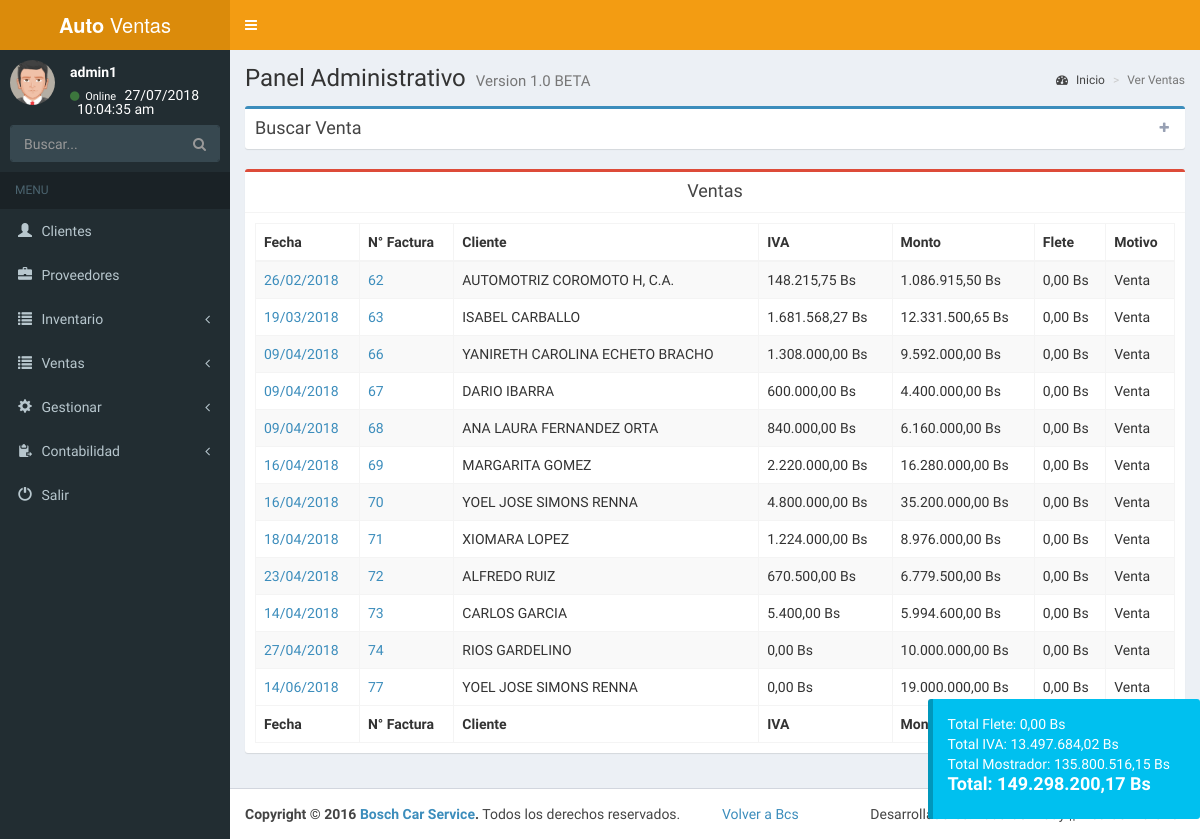
The app's page /admin/ver_facturar.php (signed in), older data.
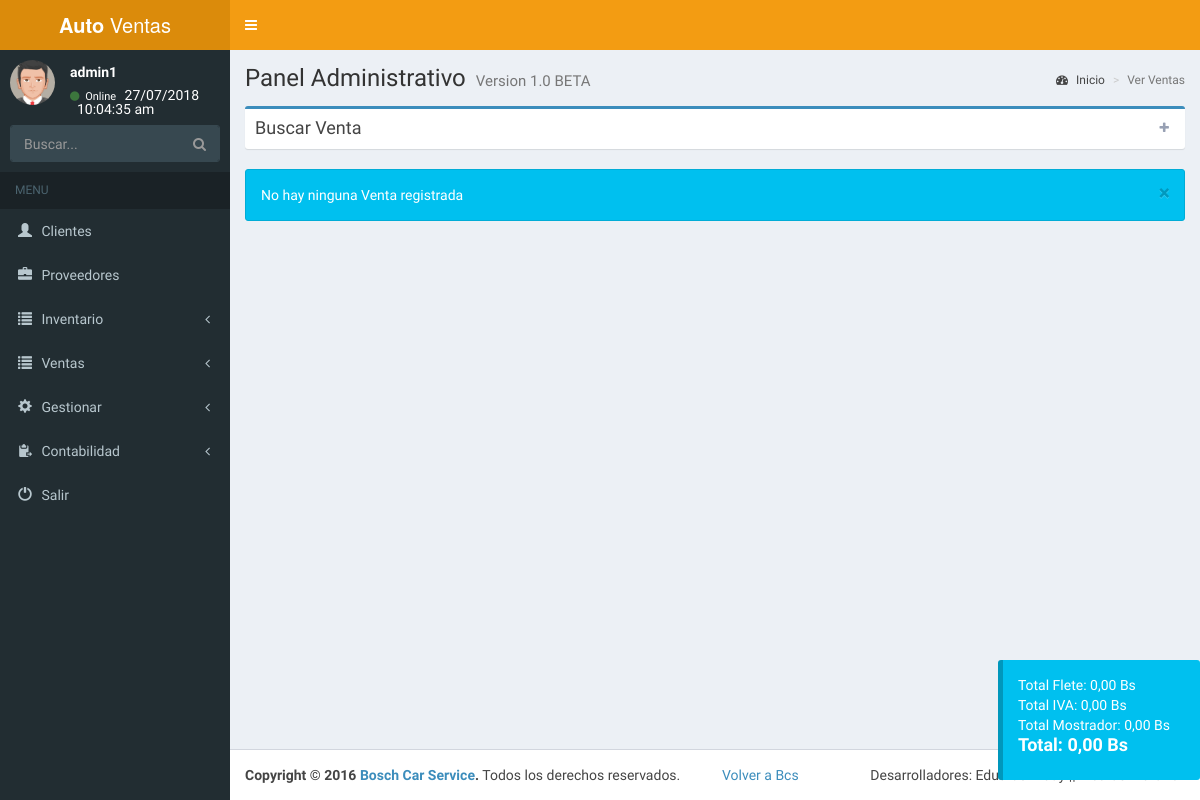
The same page, newer data.
### tables this page shows
CREATE TABLE `factura` (
  `id_factura` int(11) NOT NULL,
  `id_cliente` int(11) NOT NULL,
  `fecha` date NOT NULL,
  `iva` varchar(5) NOT NULL,
  `flete` varchar(30) NOT NULL,
  `ml` int(11) NOT NULL,
  `habilitado` int(11) NOT NULL,
  `imp` int(11) NOT NULL
);

CREATE TABLE `cliente` (
  `id_cliente` int(11) NOT NULL,
  `id_tipo` int(11) NOT NULL,
  `dni` varchar(10) NOT NULL,
  `nombre` varchar(100) NOT NULL,
  `telf` varchar(15) NOT NULL,
  `direccion` varchar(100) NOT NULL,
  `correo` varchar(50) NOT NULL,
  `images` longtext NOT NULL,
  `habilitado` int(11) NOT NULL
);

CREATE TABLE `detalle_factura` (
  `id_detalle` int(11) NOT NULL,
  `id_factura` int(11) NOT NULL,
  `id_pieza` int(11) NOT NULL,
  `cantidad` int(11) NOT NULL,
  `monto` varchar(140) NOT NULL
);

### admin/ver_facturar.php (the view, shortened to what this page needs)
<?php include("menu.php");
?>
  <link rel="stylesheet" href="plugins/daterangepicker/daterangepicker.css">
  <div class="content-wrapper">
    <section class="content-header">
      <h1>
        Panel Administrativo
        <small>Version 1.0 BETA</small>
      </h1>
      <ol class="breadcrumb">
        <li><a href="index.php"><i class="fa fa-dashboard"></i> Inicio</a></li>
        <li class="active">Ver Ventas</li>
      </ol>
    </section>
    <section class="content">
<?php
if(isset($_SESSION['ingreso'])){
?>
<div class="box box-primary collapsed-box">
            <div class="box-header with-border" data-widget="collapse">
              <h3 class="box-title">Buscar Venta</h3>
              <div class="box-tools pull-right">
                <button type="button" class="btn btn-box-tool" data-widget="collapse"><i class="fa fa-plus"></i>
                </button>
              </div>
            </div>
              </div>
<?php
$consulta=("SELECT * FROM factura WHERE habilitado=0 AND ml=1");
      $s=cons($consulta);
      if(mysqli_num_rows($s)<=0){
      echo alerta("No hay ninguna Venta registrada");
      }else{
        echo '<div class="box box-danger">
            <div class="box-header with-border text-center">
              <h3 class="box-title">Ventas</h3>
            </div>
            <div class="box-body">
              <table id="example1" class="table table-bordered table-striped">
                <thead>
                <tr>
                  <th>Fecha</th>
                  <th>N° Factura</th>
                  <th>Cliente</th>
                  <th>IVA</th>
                  <th>Monto</th>
                  <th>Flete</th>
                  <th>Motivo</th>
                </tr>
                </thead>
                <tbody id="prep">';
$total_iva=0;
$total_monto=0;
$total_flete=0;
$total_venta11=0;
while($row=mysqli_fetch_array($s)){
$id_factura=$row['id_factura'];
$fecha1=$row['fecha'];
$explo=explode('-', $fecha1);
$fecha=$explo[2]."/".$explo[1]."/".$explo[0];
$id_cliente=$row['id_cliente'];
$iva1=$row['iva'];
$flete1=$row['flete'];
$consulta3=("SELECT * FROM cliente WHERE id_cliente='$id_cliente' AND habilitado=0" );
$s3=cons($consulta3);
while($row3=mysqli_fetch_array($s3)){
$cliente=$row3['nombre'];
}
$consulta2=("SELECT * FROM detalle_factura WHERE id_factura='$id_factura'");
$s2=cons($consulta2);
$monto_pieza=0;
$tiva=0;
$tmonto=0;
if(mysqli_num_rows($s2)<=0){
echo alerta("Error en consulta 1");
}else{
while($row2=mysqli_fetch_array($s2)){
$monto11=$row2['monto'];
$cantidad11=$row2['cantidad'];
$monto_pieza2=($monto11*$cantidad11);
$monto_pieza=($monto_pieza+$monto_pieza2);
}
$tiva=($monto_pieza*($iva1/100));
$tmonto=($monto_pieza-$tiva);
}
  $motivo="Venta";
  $venta11=$tmonto;
echo '<tr>
<td><a href="perfil_venta.php?id='.$id_factura.'">'.$fecha.'</a></td>
<td><a href="perfil_venta.php?id='.$id_factura.'">'.$id_factura.'</a></td>
<td>'.$cliente.'</td>
<td>'.number_format($tiva,2,",",".").'&nbsp;Bs</td>
<td>'.number_format($tmonto,2,",",".").'&nbsp;Bs</td>
<td>'.number_format($flete1,2,",",".").'&nbsp;Bs</td>
<td>'.$motivo.'&nbsp;</td>
</tr>';
$total_iva=($total_iva+$tiva);
$total_flete=($total_flete+$flete1);
$total_monto=($total_monto+$tmonto);
$total_venta11=($total_venta11+$venta11);
}
echo '</tbody>
<tfoot>
    <tr>
                  <th>Fecha</th>
                  <th>N° Factura</th>
                  <th>Cliente</th>
                  <th>IVA</th>
                  <th>Monto</th>
                  <th>Flete</th>
                  <th>Motivo</th>
                </tr>
</tfoot>
</table>
</div>
          </div>';
        }
?>
<?php
if (!isset($total_iva) && !isset($total_monto)) {
$total_iva=0;
$total_monto=0;
}
echo '<div id="totales" class="callout callout-info">
Total Flete: '.number_format($total_flete,2,",",".").' Bs<br>
Total IVA: '.number_format($total_iva,2,",",".").' Bs
<br>Total Mostrador: '.number_format($total_venta11,2,",",".").'
Bs<br><h4>Total: '.number_format(($total_iva+($total_monto)),2,",",".").' Bs</h4>
</div>';
              ?>
<?php
}
include("footer.php");
?>

### admin/conexion.php (shortened to what this page needs)
<?php session_start();
function cons($var){
$ret= mysqli_query($_SESSION['conexion_database'],$var) or die(mysqli_error($_SESSION['conexion_database']));
return $ret;
}
?>
<?php
function alerta($valor){
$var='<div class="alert alert-info alert-dismissible">
                <button type="button" class="close" data-dismiss="alert" aria-hidden="true">×</button>'.$valor.' </div>';
				return $var;
}
?>

Row changes from the older to the newer data that the page shows:
removed factura: fecha "26/02/2018", id_factura "62", id_cliente.nombre "AUTOMOTRIZ COROMOTO H, C.A.", tiva "148.215,75", tmonto "1.086.915,50", flete "0,00", motivo "Venta"
removed factura: fecha "19/03/2018", id_factura "63", id_cliente.nombre "ISABEL CARBALLO", tiva "1.681.568,27", tmonto "12.331.500,65", flete "0,00", motivo "Venta"
removed factura: fecha "09/04/2018", id_factura "66", id_cliente.nombre "YANIRETH CAROLINA ECHETO BRACHO", tiva "1.308.000,00", tmonto "9.592.000,00", flete "0,00", motivo "Venta"
removed factura: fecha "09/04/2018", id_factura "67", id_cliente.nombre "DARIO IBARRA", iva.cantidad "600.000,00", iva.cantidad "4.400.000,00", flete "0,00", motivo "Venta"
removed factura: fecha "09/04/2018", id_factura "68", id_cliente.nombre "ANA LAURA FERNANDEZ ORTA", iva.cantidad "840.000,00", iva.cantidad "6.160.000,00", flete "0,00", motivo "Venta"
removed factura: fecha "16/04/2018", id_factura "69", id_cliente.nombre "MARGARITA GOMEZ", tiva "2.220.000,00", tmonto "16.280.000,00", flete "0,00", motivo "Venta"
removed factura: fecha "16/04/2018", id_factura "70", id_cliente.nombre "YOEL JOSE SIMONS RENNA", tiva "4.800.000,00", tmonto "35.200.000,00", flete "0,00", motivo "Venta"
removed factura: fecha "18/04/2018", id_factura "71", id_cliente.nombre "XIOMARA LOPEZ", tiva "1.224.000,00", tmonto "8.976.000,00", flete "0,00", motivo "Venta"
removed factura: fecha "23/04/2018", id_factura "72", id_cliente.nombre "ALFREDO RUIZ", iva.cantidad "670.500,00", iva.cantidad "6.779.500,00", flete "0,00", motivo "Venta"
removed factura: fecha "14/04/2018", id_factura "73", id_cliente.nombre "CARLOS GARCIA", iva.cantidad "5.400,00", iva.cantidad "5.994.600,00", flete "0,00", motivo "Venta"
removed factura: fecha "27/04/2018", id_factura "74", id_cliente.nombre "RIOS GARDELINO", tiva "0,00", tmonto "10.000.000,00", flete "0,00", motivo "Venta"
removed factura: fecha "14/06/2018", id_factura "77", id_cliente.nombre "YOEL JOSE SIMONS RENNA", iva.cantidad "0,00", iva.cantidad "19.000.000,00", flete "0,00", motivo "Venta"
Text that changed along with them:
$valor: (not shown) → "No hay ninguna Venta registrada"
$total_iva: "13.497.684,02" → "0,00"
$total_venta11: "135.800.516,15" → "0,00"
$total_iva+($total_monto): "149.298.200,17" → "0,00"
text no longer shown: "Ventas Fecha N° Factura Cliente IVA Monto Flete Motivo Fecha N° Factura Cliente IVA Monto"
